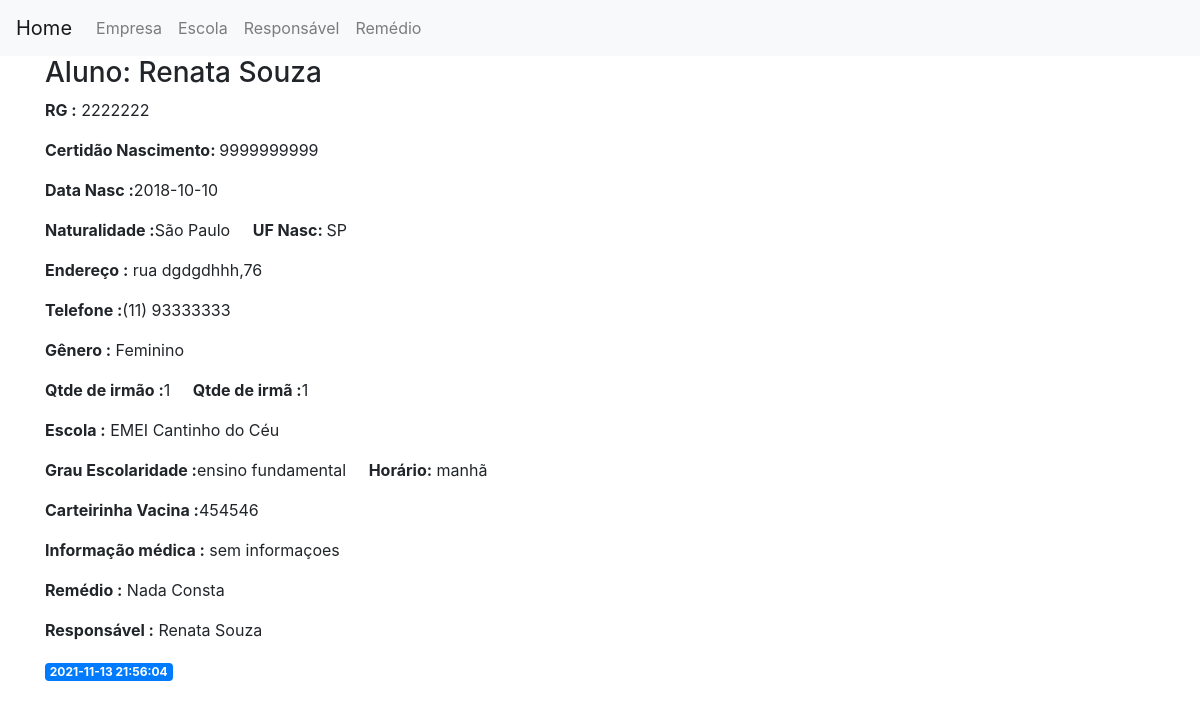
The app's page /aluno/1 with its own data.
### tables this page shows
CREATE TABLE aluno (idaluno INTEGER PRIMARY KEY AUTOINCREMENT, nome varchar (80) NOT NULL, rg varchar (15), certidao_nasc varchar (20), dt_nasc date, naturalidade varchar (50), UF varchar (2), genero varchar (10), qtdirmao INTEGER, qtdirma INTEGER, escola varchar (80), grau_escolaridade varchar (20), horario varchar (20), carterinha_vacina varchar (20), endereco varchar (80), informacao varchar (80), created TIMESTAMP NOT NULL DEFAULT (CURRENT_TIMESTAMP), telefone VARCHAR (20), idresponsavel INT REFERENCES responsavel (idresponsavel), idescola INTEGER REFERENCES escola (idescola), idinformacao INTEGER REFERENCES informacoes (idinformacao) DEFAULT NULL);

CREATE TABLE escola (
    idescola INTEGER PRIMARY KEY AUTOINCREMENT,
    created TIMESTAMP NOT NULL DEFAULT CURRENT_TIMESTAMP,
    nome TEXT NOT NULL
);

CREATE TABLE responsavel (idresponsavel INTEGER PRIMARY KEY AUTOINCREMENT, created TIMESTAMP NOT NULL DEFAULT CURRENT_TIMESTAMP, nome varchar (80) NOT NULL, rg varchar (15), cpf varchar (15), profissao varchar (20), idempresa integer, nomeempresa VARCHAR (80), FOREIGN KEY (idempresa) REFERENCES empresa (idempresa));

### app.py (the view)
@app.route('/aluno/<int:post_alunoid>')
def post_aluno(post_alunoid):
    aluno = get_post_aluno(post_alunoid)
    return render_template('postaluno.html', aluno=aluno)

### app.py (called while the page is built)
def get_db_connection():
    conn = sqlite3.connect('database.db')
    conn.row_factory = sqlite3.Row
    return conn

### templates/postaluno.html
{% extends 'base.html' %}
{% block content %}
    <h3>{% block title %}Aluno: {{ aluno['nome'] }} {% endblock %}</h3>
    <p><b>RG  :</b>{{ aluno['rg'] }}</p>
    <p><b>Certidão Nascimento: </b>{{ aluno['certidao_nasc'] }}</p>
    <p><b>Data Nasc          :</b>{{ aluno['dt_nasc'] }}</p>
    <p><b>Naturalidade :</b>{{ aluno['naturalidade'] }} &nbsp; &nbsp;  <b>UF Nasc: </b>{{ aluno['UF'] }}</p>
    <p><b>Endereço :</b>{{ aluno['endereco'] }}</p>
    <p><b>Telefone :</b>{{ aluno['telefone'] }}</p>
    <p><b>Gênero :</b>{{ aluno['genero'] }}</p>
    <p><b>Qtde de irmão :</b>{{ aluno['qtdirmao'] }} &nbsp; &nbsp; <b>Qtde de irmã :</b>{{ aluno['qtdirma'] }} </p>
     <p><b>Escola :</b> {{ aluno['escola1'] }}</p>
    <p><b>Grau Escolaridade :</b>{{ aluno['grau_escolaridade'] }} &nbsp; &nbsp; <b>Horário:</b> {{ aluno['horario'] }}</p>
    <p><b>Carteirinha Vacina :</b>{{ aluno['carterinha_vacina'] }}</p>
    <p><b>Informação médica :</b> {{ aluno['informacao'] }}</p>
    <p><b>Remédio :</b> {{ aluno['remedio'] }}</p>
    <p><b>Responsável :</b> {{ aluno['responsavel'] }}</p>
    <span class="badge badge-primary">{{ aluno['created'] }}</span>
{% endblock %}

### records on screen
aluno: nome "Renata Souza", rg "2222222", certidao_nasc "9999999999", dt_nasc "2018-10-10", naturalidade "São Paulo", UF "SP", endereco "rua dgdgdhhh,76", telefone "(11) 93333333", genero "Feminino", qtdirmao "1", qtdirma "1", grau_escolaridade "ensino fundamental", horario "manhã", carterinha_vacina "454546", informacao "sem informaçoes", created "2021-11-13 21:56:04"
escola: escola1 "EMEI Cantinho do Céu"
responsavel: responsavel "Renata Souza"

### other values on screen
{{ aluno['remedio'] }} "Nada Consta"
